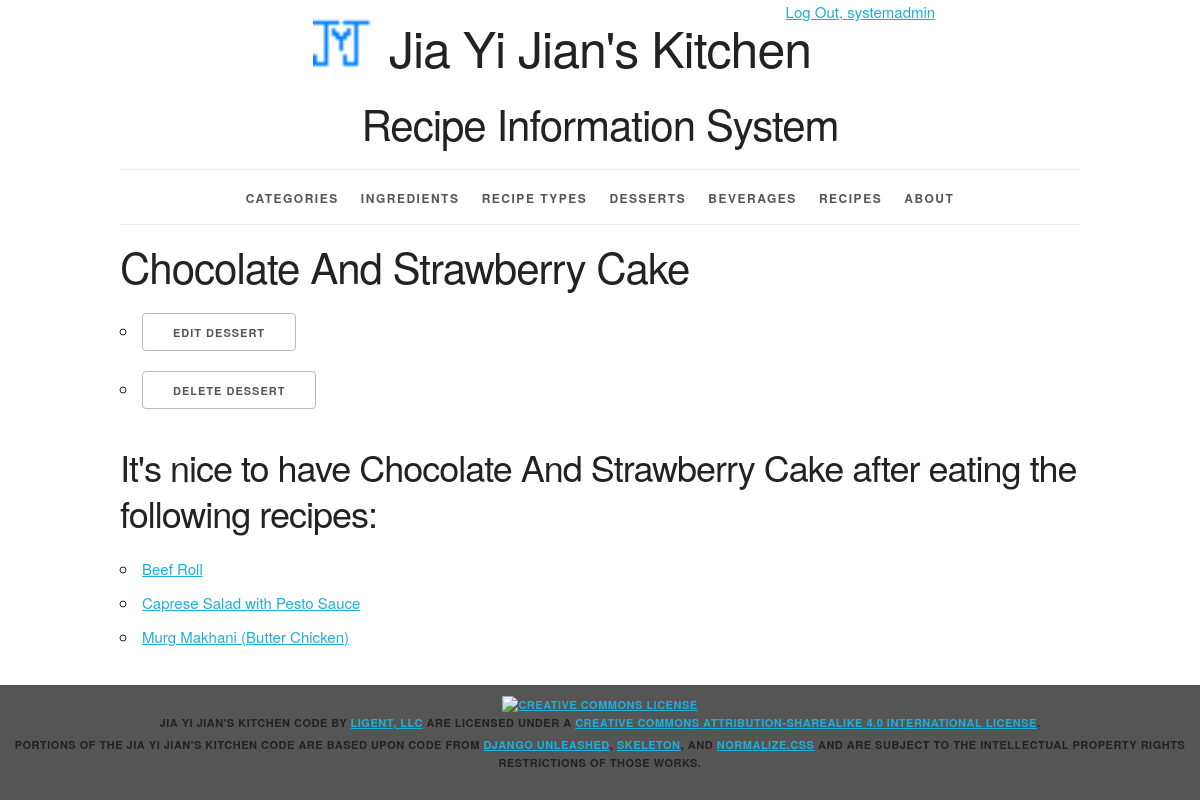
Page /desserts/4/ (signed in) on the committed database.
### recipeinfo/models.py (models this page shows, shortened)
class Dessert(models.Model):
    dessert_id = models.AutoField(primary_key=True)
    dessert_name = models.CharField(max_length=45)
    def __str__(self):
        return '%s' % self.dessert_name
    def get_update_url(self):
        return reverse('recipeinfo_dessert_update_urlpattern', kwargs={'pk': self.pk})
    def get_delete_url(self):
        return reverse('recipeinfo_dessert_delete_urlpattern',kwargs={'pk': self.pk})
    class Meta:
        ordering = ['dessert_name']

class Recipe(models.Model):
    recipe_id = models.AutoField(primary_key=True)
    recipe_name = models.CharField(max_length=45)
    recipe_type = models.ForeignKey(Recipe_Type, related_name='recipes', on_delete=models.PROTECT)
    beverage = models.ForeignKey(Beverage, related_name='recipes', on_delete=models.PROTECT)
    dessert = models.ForeignKey(Dessert, related_name='recipes', on_delete=models.PROTECT, null=True)
    def __str__(self):
        return '%s' % (self.recipe_name)
    def get_absolute_url(self):
        return reverse('recipeinfo_recipe_detail_urlpattern', kwargs={'pk': self.pk})
    class Meta:
        ordering = ['recipe_name']
        unique_together = (('recipe_type', 'recipe_name'))

### recipeinfo/views.py (the view)
class DessertDetail(LoginRequiredMixin, PermissionRequiredMixin, View):
    permission_required = 'recipeinfo.view_dessert'
    def get(self, request, pk):
        dessert = get_object_or_404(Dessert, pk=pk)
        recipe_list = dessert.recipes.all()
        return render(
            request,
            'recipeinfo/dessert_detail.html',
            {'dessert': dessert, 'recipe_list': recipe_list}
        )

### recipeinfo/templates/recipeinfo/dessert_detail.html (shortened to what this page needs)
{% extends 'recipeinfo/base.html' %}
{% block content %}
<h2>{{ dessert }}</h2>
    <ul>
    {% if perms.recipeinfo.change_dessert %}
    <li><a href="{{ dessert.get_update_url }}"
        class="button">Edit Dessert</a></li>
        {% endif %}
    {% if perms.recipeinfo.delete_dessert %}
    <li><a href="{{ dessert.get_delete_url }}"
        class="button">Delete Dessert</a></li>
    {% endif %}
    </ul>
<section>
    <h3>It's nice to have {{ dessert }} after eating the following recipes:</h3>
    <ul>
        {% for r in recipe_list %}
        <li>
            <a href="{{ r.get_absolute_url }}">{{ r }}</a>
        </li>
        {% empty %}
        <li><em>The desserts are currently not suitable for any recipes.</em></li>
        {% endfor %}
    </ul>
</section>
{% endblock %}

### recipeinfo/templates/recipeinfo/base.html (shortened to what this page needs)
{% load staticfiles %}
<!DOCTYPE html>
<html lang="en">
<head>
    <link rel="stylesheet" type="text/css"
          href="{% static 'recipeinfo/normalize.css' %}">
    <link rel="stylesheet" type="text/css"
          href="{% static 'recipeinfo/skeleton.css' %}">
    <link rel="stylesheet" type="text/css"
          href="{% static 'recipeinfo/style.css' %}">
</head>
<body>
<div class="container">
    <div class="offset-by-eight four columns">
        <ul class = "inline">
            {% if user.is_authenticated %}
                <li><a href="{% url 'logout_urlpattern' %}">
                    Log Out, {{ user.get_username }}</a></li>
                {% else %}
                <li><a href="{% url 'login_urlpattern' %}">
                    Log In</a></li>
            {% endif %}
        </ul>
    </div>
    <header class="row">
        <div class="offset-by-one ten columns">
            <h1 class="logo">Jia Yi Jian's Kitchen</h1>
            <h2>Recipe Information System</h2>
        </div>
    </header>
    <nav>
        <ul>
            {% if user.is_authenticated %}
            <li>
                <a href="{% url 'recipeinfo_category_list_urlpattern' %}">
                    Categories</a></li>
            <li>
                <a href="{% url 'recipeinfo_ingredient_list_urlpattern' %}">
                    Ingredients</a></li>
            <li>
                <a href="{% url 'recipeinfo_recipe_type_list_urlpattern' %}">
                    Recipe Types</a></li>
            <li>
                <a href="{% url 'recipeinfo_dessert_list_urlpattern' %}">
                    Desserts</a></li>
            <li>
                <a href="{% url 'recipeinfo_beverage_list_urlpattern' %}">
                    Beverages</a></li>
            <li>
                <a href="{% url 'recipeinfo_recipe_list_urlpattern' %}">
                    Recipes</a></li>
            {% endif %}
            <li>
                <a href="{% url 'about_urlpattern' %}">
                    About</a></li>
        </ul>
    </nav>
    <main>
        {% block content %}{% endblock %}
    </main>
</div>
<footer>
    <p>
        <a rel="license" href="http://creativecommons.org/licenses/by-sa/4.0/">
            <img alt="Creative Commons License" style="border-width:0"
                 src="https://i.creativecommons.org/l/by-sa/4.0/88x31.png"/>
        </a><br/><span property="dct:title">Jia Yi Jian's Kitchen Code</span>
        by
        <a href="https://www.ligent.net" property="cc:attributionName"
           rel="cc:attributionURL">Ligent, LLC</a> are licensed under a
        <a rel="license" href="http://creativecommons.org/licenses/by-sa/4.0/">Creative Commons Attribution-ShareAlike
            4.0 International License</a>.
    </p>
    <p>Portions of the Jia Yi Jian's Kitchen code are based upon code from
        <a href="https://django-unleashed.com">Django Unleashed</a>,
        <a href="http://getskeleton.com/">Skeleton</a>, and
        <a href="https://necolas.github.io/normalize.css/">Normalize.css</a> and
        are subject to the intellectual property rights restrictions of those works.
    </p>
</footer>
</body>
</html>

### recipeinfo/static/recipeinfo/skeleton.css (style rules this page uses)
.container { position: relative; width: 100%; max-width: 960px; margin: 0 auto; padding: 0 20px; box-sizing: border-box; }
.column, .columns { width: 100%; float: left; box-sizing: border-box; }
@media (min-width: 400px) { .container { width: 85%; padding: 0; } }
@media (min-width: 550px) { .container { width: 80%; } }
@media (min-width: 550px) { .column, .columns { margin-left: 4%; } }
@media (min-width: 550px) { .column:first-child, .columns:first-child { margin-left: 0; } }
@media (min-width: 550px) { .four.columns { width: 30.6666666667%; } }
@media (min-width: 550px) { .ten.columns { width: 82.6666666667%; } }
@media (min-width: 550px) { .offset-by-one.column, .offset-by-one.columns { margin-left: 8.66666666667%; } }
@media (min-width: 550px) { .offset-by-eight.column, .offset-by-eight.columns { margin-left: 69.3333333333%; } }
html { font-size: 62.5%; }
body { font-size: 1.5em; line-height: 1.6; font-weight: 400; font-family: "Raleway", "HelveticaNeue", "Helvetica Neue", Helvetica, Arial, sans-serif; color: #222; }
h1, h2, h3, h4, h5, h6 { margin-top: 0; margin-bottom: 2rem; font-weight: 300; }
h1 { font-size: 4.0rem; line-height: 1.2; letter-spacing: -.1rem; }
h2 { font-size: 3.6rem; line-height: 1.25; letter-spacing: -.1rem; }
h3 { font-size: 3.0rem; line-height: 1.3; letter-spacing: -.1rem; }
@media (min-width: 550px) { h1 { font-size: 5.0rem; } }
@media (min-width: 550px) { h2 { font-size: 4.2rem; } }
@media (min-width: 550px) { h3 { font-size: 3.6rem; } }
p { margin-top: 0; }
a { color: #1EAEDB; }
.button, button, input[type="submit"], input[type="reset"], input[type="button"] { display: inline-block; height: 38px; padding: 0 30px; color: #555; text-align: center; font-size: 11px; font-weight: 600; line-height: 38px; letter-spacing: .1rem; text-transform: uppercase; text-decoration: none; white-space: nowrap; background-color: transparent; border-radius: 4px; border: 1px solid #bbb; cursor: pointer; box-sizing: border-box; }
ul { list-style: circle inside; }
ol, ul { padding-left: 0; margin-top: 0; }
li { margin-bottom: 1rem; }
button, .button { margin-bottom: 1rem; }
pre, blockquote, dl, figure, table, p, ul, ol, form { margin-bottom: 2.5rem; }
.container:after, .row:after, .u-cf { content: ""; display: table; clear: both; }

### recipeinfo/static/recipeinfo/style.css (style rules this page uses)
html { height: 100%; background-color: #555; }
body { background-color: white; }
body>div>header { text-align: center;; }
header h1 { display: inline-block; font-weight: normal; font-style: normal; width: 100%; margin-top: 0; padding-top: 0; }
.logo { padding-top: 50px; background-image: url("recipeinfo_logo.ico"); background-size: 50px; background-repeat: no-repeat; background-position: top; }
@media (min-width: 750px) { .logo { padding-top: 0; background-size: contain; background-position: 0% 0%; } }
@media (min-width: 1000px) { .logo { background-position: 10% 0%; } }
@media (min-width: 1200px) { .logo { background-position: 15% 0%; } }
nav { border-top: 1px solid #eee; width: 100%; border-bottom: 1px solid #eee; margin: 0 0 1em; padding: 0; }
nav ul { margin: 0; padding: 1em 0; list-style-type: none; text-align: center; }
nav ul li { display: inline; padding: 0; margin: 0 0.25em; font-weight: 600; text-transform: uppercase; text-align: center; font-size: 1rem; letter-spacing: .10rem; }
@media (min-width: 400px) { nav ul li { letter-spacing: .15rem; font-size: 1.2rem; margin: 0 0.5em; } }
@media (min-width: 550px) { nav ul li { margin: 0 0.75em; } }
nav ul li a { color: #555; text-decoration: none; background-color: transparent; cursor: pointer; }
.inline { list-style-type: none; padding: 0; margin: 0 0 -0.5em; }
.inline li { display: inline; }
body>footer { width: 100%; background-color: #555; font-size: 1.1rem; letter-spacing: .05rem; font-weight: 600; text-transform: uppercase; text-align: center; padding: 1em 0; margin: 1em 0; }
body>footer p { margin-bottom: 0.5rem; }

### rows in the picture
Dessert: dessert_name "Chocolate And Strawberry Cake"
Recipe: recipe_name "Beef Roll"
Recipe: recipe_name "Caprese Salad with Pesto Sauce"
Recipe: recipe_name "Murg Makhani (Butter Chicken)"

### other values in the picture
{{ user.get_username }} "systemadmin"
